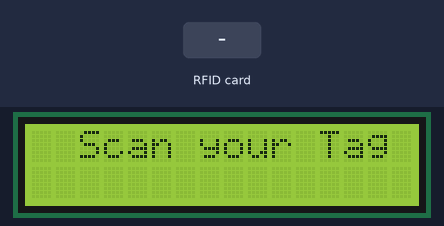
This sketch was run on a simulated Arduino Uno, built with avr-gcc and run on an emulated ATmega328P. Parts: 16×2 character LCD. Inputs (shaded band) come from the test bench. What the sketch prints to the serial monitor is not drawn.

Above: at 1.3 s.
1.4 s: RFID card B7 3B BD C1 held to the reader
At 1.8 s:
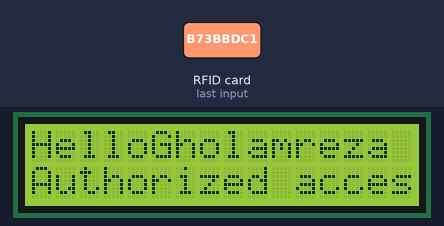
2.9 s: RFID card 04 A2 8A D9 held to the reader
At 5.0 s:
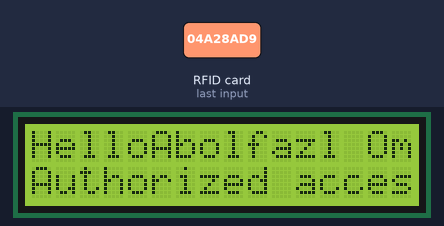
5.9 s: RFID card 6D 64 93 39 held to the reader
At 8.2 s:
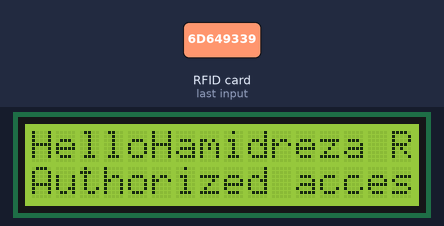
8.9 s: RFID card 5E 7A 19 C4 held to the reader
At 11.7 s:
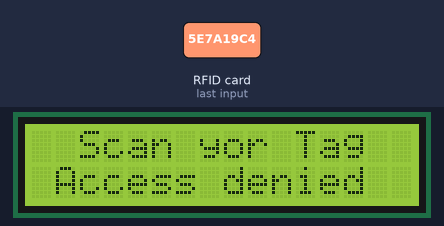
Timing chart, 0 to 13.2 s (numbered marks = the images above; inputs shaded):
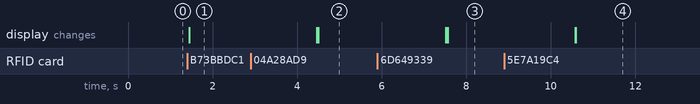

Measured:
- after the input at 1.4 s, the display: changes after 0.05 s (image 1)
- after the input at 2.9 s, the display: first differs from a run without the input after 1.6 s (image 2)
- after the input at 5.9 s, the display: first differs from a run without the input after 1.7 s (image 3)
- after the input at 8.9 s, the display: first differs from a run without the input after 1.7 s (image 4)

The sketch:

RFID_Client.ino
```cpp
#include <SPI.h>
#include <MFRC522.h>
#include <LiquidCrystal_I2C.h>
#include <String.h>

void door_open(String door);

// Data
#define USER_COUNT 3

#define CARD_1_UID "B7 3B BD C1"
#define CARD_2_UID "04 A2 8A D9"
#define CARD_3_UID "6D 64 93 39"

#define USER_1 "Gholamreza Dar"
#define USER_2 "Abolfazl Omrani"
#define USER_3 "Hamidreza Radfar"


#define SS_PIN 10
#define RST_PIN 9


// database
String users[] = {USER_1, USER_2, USER_3};
String cards[] = {CARD_1_UID, CARD_2_UID, CARD_3_UID};

// global variables
MFRC522 mfrc522(SS_PIN, RST_PIN);
LiquidCrystal_I2C lcd = LiquidCrystal_I2C(0x27, 16, 2);
boolean RFID_mode = true;

void setup()
{
  // inits
  lcd.init();
  SPI.begin();
  lcd.backlight();
  mfrc522.PCD_Init();
  Serial.begin(9600);

  // print "Scan your Tag" to lcd
  lcd.setCursor(2, 0);
  lcd.print("Scan your Tag");
}

void loop()
{
  // check if there is a new card
  if (!mfrc522.PICC_IsNewCardPresent())
  {
    return;
  }
  if (!mfrc522.PICC_ReadCardSerial())
  {
    return;
  }

  // read cards UID
  String content = "";
  for (byte i = 0; i < mfrc522.uid.size; i++)
  {
    content.concat(String(mfrc522.uid.uidByte[i] < 0x10 ? " 0" : " "));
    content.concat(String(mfrc522.uid.uidByte[i], HEX));
  }
  content.toUpperCase();

  // check available cards
  for (int i = 0; i < USER_COUNT; i++)
  {
    // check if its Card Number i
    if (content.substring(1) == cards[i])
    {
      // print authorized username to serial
      Serial.println(users[i]);

      // Greeting on LCD
      lcd.clear();
      lcd.setCursor(0, 0);
      lcd.print("Hello" + users[i]);
      lcd.setCursor(0, 1);
      lcd.print("Authorized access");
      delay(3000);
      lcd.clear();
      lcd.setCursor(2, 0);
      lcd.print("Scan yor Tag");
      return;
    }
  }
  // Other cards
  lcd.setCursor(0, 1);
  lcd.print(" Access denied");
  delay(3000);
  lcd.clear();
  lcd.print(" Scan yor Tag");
}
```
